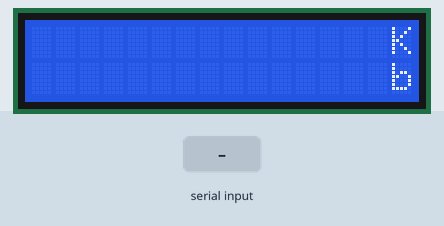
This program was run on a simulated Arduino Uno, built with avr-gcc and run on an emulated ATmega328P. Parts: 16×2 character LCD. The inputs (shaded band) are chosen by the test bench. What the program prints to the serial monitor is not drawn.

Above: at 3.2 s.
6.2 s: "90/45\n" received over Serial
At 7.8 s:
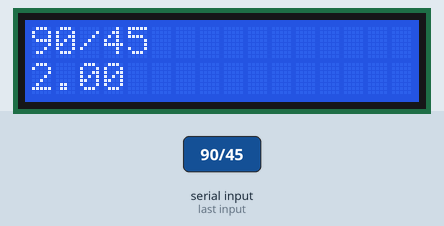
8.2 s: "90%[^1234567890]45\n" received over Serial
At 9.8 s:
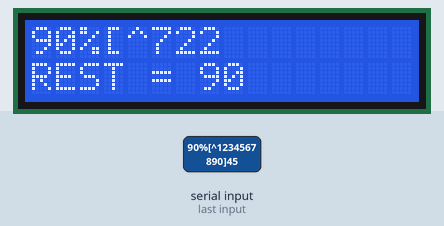
10.2 s: "5\n" received over Serial
At 11.9 s:
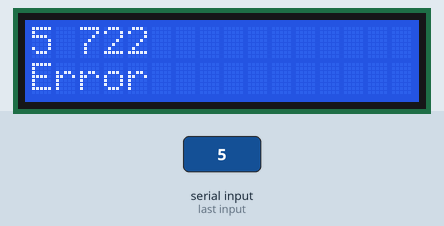
Timing chart, 0 to 13.4 s (numbered marks = the images above; inputs shaded):
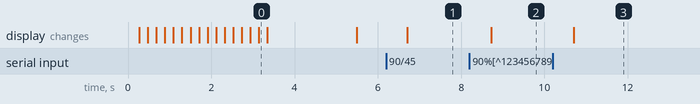

Measured:
- after the input at 6.2 s, the display: changes after 0.51 s (image 1)
- after the input at 8.2 s, the display: changes after 0.52 s (image 2)
- after the input at 10.2 s, the display: changes after 0.51 s (image 3)

The program:

main.cpp
```cpp
#include <LiquidCrystal.h>
#include <stdio.h>
#include <math.h>
LiquidCrystal lcd(12, 11, 5, 4, 3, 2);
char rxBuff[64];
int ValueA = 0, ValueB = 0;
char operation[16];
void setup()
{
  lcd.begin(16, 2);
  Serial.begin(9600);
  Serial.setTimeout(500);
  for (int i = 0; i < 24; i++)
  {
    lcd.setCursor(i, 0);
    lcd.print("Kalkulator");
    lcd.setCursor(i, 1);
    lcd.print("by Mateusz");
    delay(200);
    lcd.clear();
  }
  lcd.clear();
}
void loop()
{
  memset(rxBuff, 0, sizeof(rxBuff));
  Serial.readBytesUntil('\r', rxBuff, sizeof(rxBuff) - 1);
  sscanf(rxBuff, "%i%[^1234567890]%i", &ValueA, operation, &ValueB);
  lcd.clear();
  lcd.setCursor(0, 0);
  lcd.print(ValueA);
  lcd.print(operation);
  lcd.print(ValueB);
  lcd.setCursor(0, 1);
  if (*operation == '+')
  {
    lcd.print(ValueA + ValueB);
  }
  else if (*operation == '-')
  {

    lcd.print(ValueA - ValueB);
  }
  else if (*operation == '*')
  {

    lcd.print(ValueA * ValueB);
  }
  else if (*operation == '/')
  {
    if (ValueB != 0)
    {
      float result = float(ValueA) / float(ValueB);
      lcd.print(result);
    }
    else
    {
      lcd.print("NIE DZIELP P. 0");
    }
  }
  else if (*operation == '%')
  {
    lcd.print("REST = ");
    lcd.print(ValueA % ValueB);
  }
  else if (*operation == '^')
  {
    lcd.print(pow(ValueA, ValueB));
  }
  else if (*operation == '!')
  {
    long int silnia = 1;
    for (int i = ValueA; i > 1; i--)
    {
      silnia *= i;
    }
    lcd.print(silnia);
  }
  else
  {
    lcd.print("Error");
  }
  Serial.print("ValueA:");
  Serial.print(ValueA);
  Serial.print(" ValueB:");
  Serial.print(ValueB);
  Serial.print(" operation:");
  Serial.println(operation);
}
```
